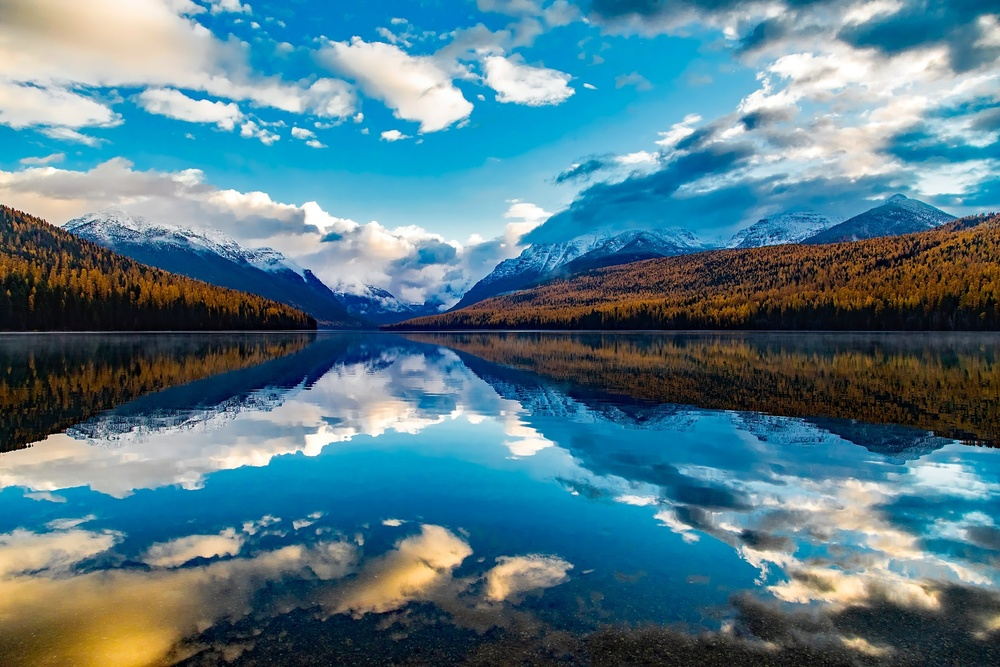
#> input picture test/imagen_a.jpg, 1000 x 667 px, shrunk from 2201 x 1467 before the run, found by its file name
$ python imagenes.py
#> lines starting #> are read from the running program, lines starting #| are printed output that depends on the picture
import os
import requests
from PIL import Image
from PIL import ImageOps
from io import BytesIO

os.system('cls')

print("¡Bienvenido! A continuación se descargará una imagen de internet y se enviará por correo por como adjunto, también se generará un QuickMail de confirmación. \n")

#Variables necesarias y llamado de funciones de imágenes
URL = "https://images.pexels.com/photos/259881/pexels-photo-259881.jpeg?cs=srgb&dl=pexels-pixabay-259881.jpg&fm=jpg"
rutaPC = input("¡Favor digite la ruta en la que desea almacenar la imagen descargada!\n(Ejm ---> C:/CursoPythonGit/Pythonnivel1/Nivel_2/1_Tareas/ProyFinal) \n\n")
#> the answer given: ../../test/imagen_a.jpg

#Rutas para imagen
ruta_completa = os.path.join(rutaPC, f"imagen_a.jpg")

def showImageFromURL(url:str):

    """
    |

    Descarga una imagen desde una URL y la muestra

    **Argumentos:**

    :url(str): Ruta de la URL de la imagene deseada

    """

    mostrar = requests.get(url)
    with Image.open(BytesIO(mostrar.content)) as mi_imagen:
        mi_imagen.show()
    print("OK")

showImageFromURL(URL)
#> (the call stopped at in showImageFromURL, `mostrar = requests.get(url)`: the network is not available in this run)

def downloadImageFromUrl(url:str, path:str):

    """

    Descarga una imagen y la guarda en la ruta indicada

    **Argumentos:**

    :url(str): Ruta de la URL de la imagene deseada
    :path(str): Recibe información de una variable que utiliza *os.path.join* para unir la ruta en escritorio donde se guardará el archivo + nombre del archivo para almacenarlo

    **Adicionales:**

    Ruta imagen de referencia:
    <https://images.pexels.com/photos/259881/pexels-photo-259881.jpeg?cs=srgb&dl=pexels-pixabay-259881.jpg&fm=jpg>

    Descargable de `Imagen muestra`_.

    .. _Imagen muestra: https://images.pexels.com/photos/259881/pexels-photo-259881.jpeg?cs=srgb&dl=pexels-pixabay-259881.jpg&fm=jpg

    .. image:: https://images.pexels.com/photos/259881/pexels-photo-259881.jpeg?cs=srgb&dl=pexels-pixabay-259881.jpg&fm=jpg

    """
    guardar = requests.get(url)
    with open(path, "wb") as archivo:
        archivo.write(guardar.content)
    print("OK")

downloadImageFromUrl(URL, ruta_completa)
#> (the call stopped at in downloadImageFromUrl, `guardar = requests.get(url)`: the network is not available in this run)

def grayScaleImage(path:str):

    """
    |

    Convierte una imagen a blanco y negro

    **Argumentos:**

    :path(str): Recibe información de una variable que utiliza *os.path.join* para unir la ruta en escritorio donde se guardó el archivo + nombre del archivo almacenado

    """
#> called with path = '../../test/imagen_a.jpg/imagen_a.jpg'
    img_gray1 = Image.open(path)
#> img_gray1 is the input picture: PIL image 1000x667 RGB; mean R, G, B 84.1, 123.2, 137.6
    img_gray2 = ImageOps.grayscale(img_gray1)
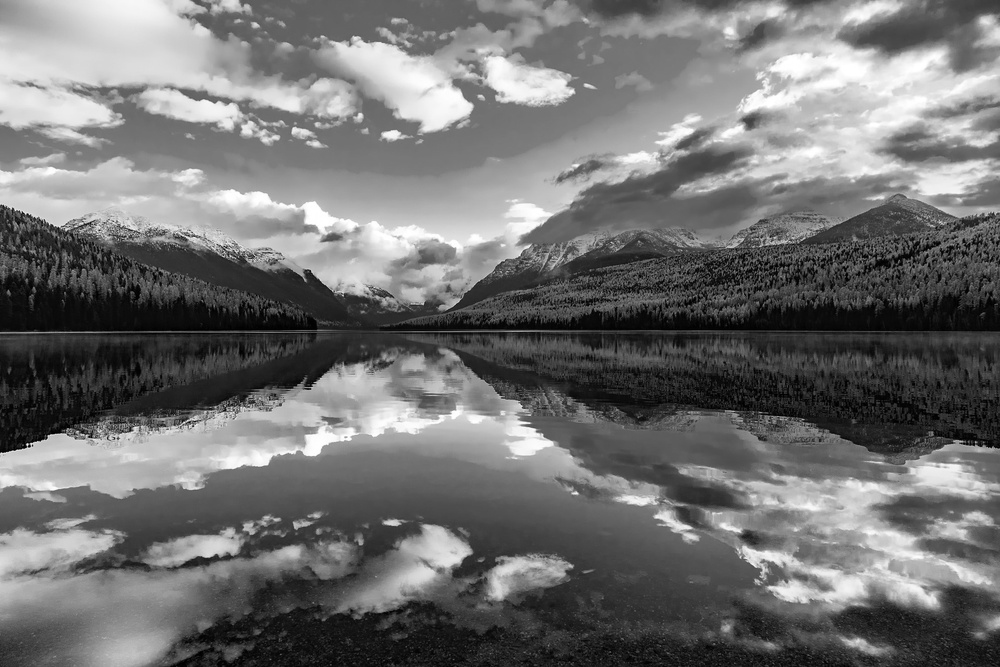
#> img_gray2: PIL image 1000x667 L; min 0, max 255, mean 113.1
    img_gray2.save(path)
    print("OK")

grayScaleImage(ruta_completa)
